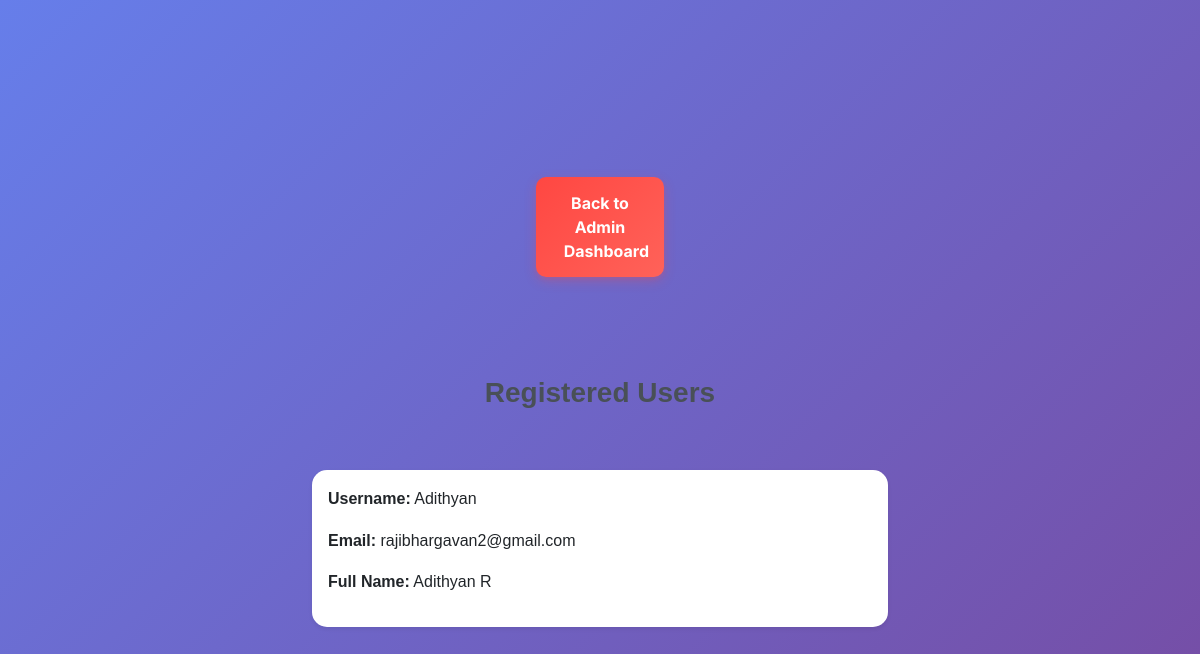
Before: /applicant_info with the older database file.
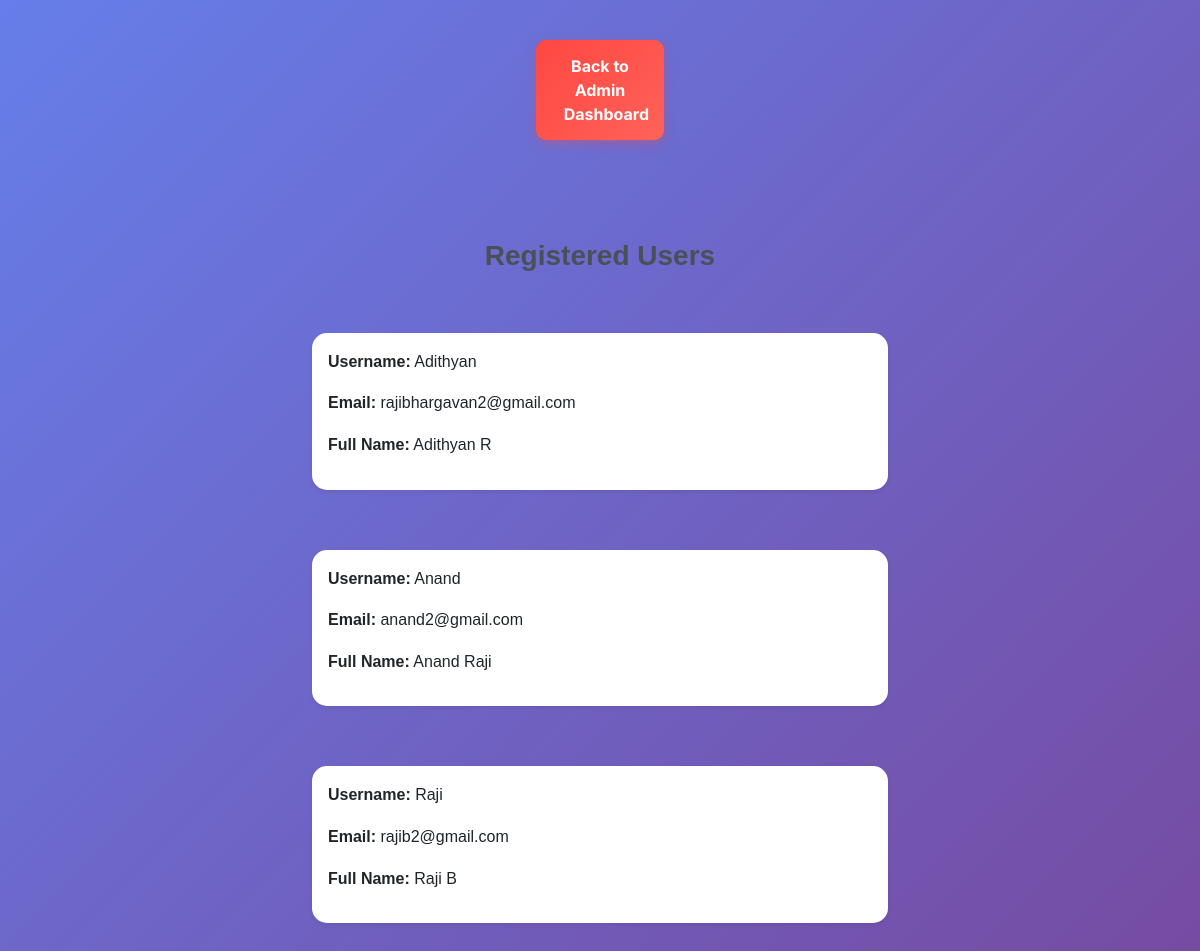
After: the same page with the newer database file.
### app.py (models this page shows, shortened)
class User(db.Model):
    id = db.Column(db.Integer, primary_key=True)
    role = db.Column(db.String(10), nullable=False)  # 'user' or 'admin'
    username = db.Column(db.String(20), unique=True, nullable=False)
    email = db.Column(db.String(120), unique=True, nullable=True)
    full_name = db.Column(db.String(100), nullable=True)
    password_hash = db.Column(db.String(128), nullable=False)
    applied_jobs = db.relationship('AppliedJob', back_populates='user')

### app.py (the view)
@app.route('/applicant_info')
def applicant_info():
    u_info = User.query.all()
    return render_template('admn_func/userinfo.html', users=u_info)

### templates/admn_func/userinfo.html (shortened to what this page needs)
<!DOCTYPE html>
<html lang="en">
<head>
    <link href="https://cdn.jsdelivr.net/npm/bootstrap@5.3.7/dist/css/bootstrap.min.css" rel="stylesheet">
    <link rel="stylesheet" href="{{ url_for('static', filename='css/style.css') }}">
</head>
<body>
    <div style="text-align:center">
        <form action="{{ url_for('admin_dashboard', uname=uname) }}" method="GET">
            <button type="submit">Back to Admin Dashboard</button>
        </form>
    </div>
    <br><br>
    <div class="container mt-5">
        <h3 class="mb-4">Registered Users</h3>
        {% for user in users %}
            {% if user.username != 'admin' %}
                <div class="card shadow-sm p-3 mb-3">
                    <p><b>Username:</b> {{ user.username }}</p>
                    <p><b>Email:</b> {{ user.email }}</p>
                    <p><b>Full Name:</b> {{ user.full_name }}</p>
                </div>
            {% endif %}
        {% endfor %}
    </div>
</body>
</html>

Changed rows visible on the page:
added User: username "Anand", email "anand2@gmail.com", full_name "Anand Raji"
added User: username "Raji", email "rajib2@gmail.com", full_name "Raji B"
